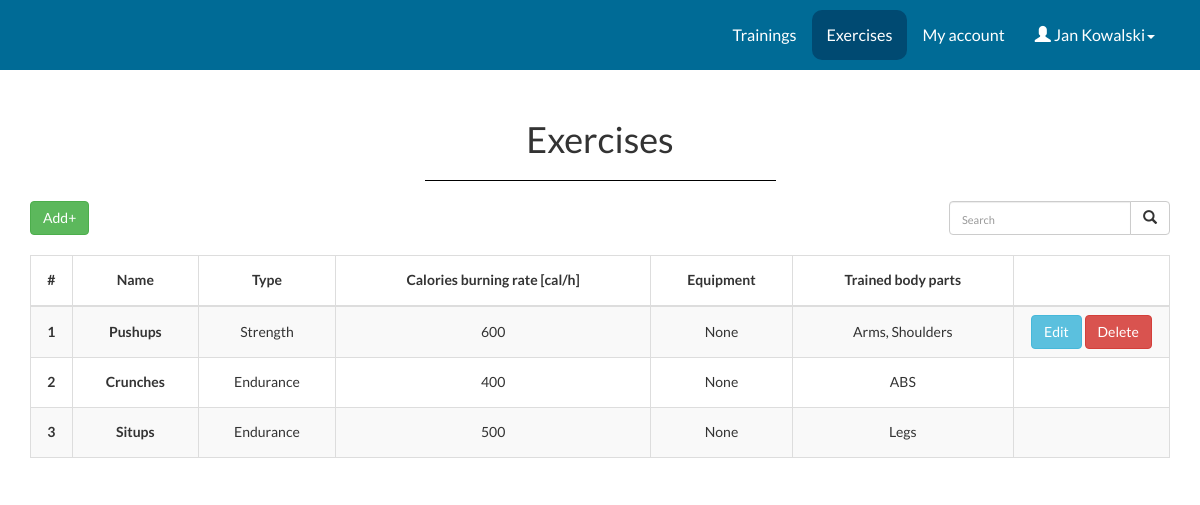
Screenshot of /exercises.php (signed in) with the database file from the repository.
### tables this page shows
CREATE TABLE Exercises
(
ID INTEGER NOT NULL AUTO_INCREMENT,
Name VARCHAR(20),
ID_Exercise_type INTEGER,
Calories_burning_rate INTEGER,
Equipment VARCHAR(100),
Permanent INTEGER,
ID_User INTEGER,
CONSTRAINT Exercises_PK PRIMARY KEY(ID),
CONSTRAINT Exercises_Name_User_ID_U UNIQUE (Name, ID_User),
CONSTRAINT EXercises_ID_Exercise_type FOREIGN KEY (ID_Exercise_type) REFERENCES Exercise_types(ID),
CONSTRAINT Exercises_ID_User FOREIGN KEY (ID_User) REFERENCES Users(ID)
);

CREATE TABLE Exercise_types
(
ID INTEGER NOT NULL AUTO_INCREMENT,
Name VARCHAR(50) NOT NULL,
CONSTRAINT Exercise_types_PK PRIMARY KEY (ID),
CONSTRAINT Exercise_types_Name_U UNIQUE (Name)
);

CREATE TABLE Body_parts
(
ID INTEGER NOT NULL AUTO_INCREMENT,
Name VARCHAR(30) NOT NULL,
CONSTRAINT Body_parts_PK PRIMARY KEY (ID),
CONSTRAINT Body_parts_Name_U UNIQUE (Name)
);

### exercises.php (the view, shortened to what this page needs)
<?php
$elements_on_page = 10;
if(isset($_GET['page']))
{
	$page = $_GET['page'];
}
else
{
	$page = 1;
}
?>
<!DOCTYPE html>
<html lang="en">
<head>
	<link rel="stylesheet" href="https://maxcdn.bootstrapcdn.com/bootstrap/3.3.7/css/bootstrap.min.css">
 	<link rel="stylesheet" type="text/css" href="main.css">
</head>
<body>
 <?php include 'topbar.php';?>
<div class="panel-heading">
   <div class="panel-title text-center">
      <h1 class="title">Exercises</h1>
    </div>
</div>
<div class = "container">
<div class="row">
	<div class="col-xs-6">
		<button type="button" id="myBtn" class="btn btn-success">Add+</button><br/><br/>
	</div>
	<div class="col-xs-6 text-right">
<form class="navbar-form" style="margin: 0; padding-right: 0;" method="post" action="search_exercises.php">
	<div class="input-group add-on" style="text-align: right;">
		<input class="form-control" placeholder="Search" name="srch-term" id="srch-term" type="text" >
		<div class="input-group-btn">
			<button class="btn btn-default" type="submit" style="position: static;"><i class="glyphicon glyphicon-search"></i></button>
		</div>
	</div>
</form>
	</div>
</div>
<table class="table table-striped table-bordered table-responsive" >
  <thead>
    <tr>
      <th style="vertical-align: middle;">#</th>
      <th style="vertical-align: middle;">Name</th>
      <th style="vertical-align: middle;">Type</th>
      <th style="vertical-align: middle;">Calories burning rate [cal/h]</th>
      <th style="vertical-align: middle;">Equipment</th>
      <th style="vertical-align: middle;">Trained body parts</th>
      <th class="buttons"></th>
    </tr>
  </thead>
  <tbody>
<?php
require_once "connect.php";
try
{
	$connection = new mysqli($host, $db_user, $db_password, $db_name);
	if ($connection->connect_errno!=0)
	{
		throw new Exception(mysqli_connect_errno());
	}
	else
	{
		$result = $connection->query("SELECT Exercises.ID, Exercises.Name, Exercise_types.Name as Type, Exercises.Calories_burning_rate, Exercises.Equipment, Exercises.Permanent, Exercises.ID_User FROM Exercises LEFT OUTER JOIN Exercise_types ON Exercises.ID_Exercise_type = Exercise_types.ID ORDER BY Exercises.Name");
		$i=1;
		while ($row = $result->fetch_assoc())
		{
			$id = $row['ID'];
			$name = $row['Name'];
			$type = $row['Type'];
			$calories_burning_rate = $row ['Calories_burning_rate'];
			$equipment = $row['Equipment'];
			$permanet = $row['Permanent'];
			$user = $row['ID_User'];
			if($permanet == 0 && $user == $_SESSION['id'])
			{
				if($i>($page-1)*$elements_on_page && $i<=($page-1)*$elements_on_page+$elements_on_page)
				{
					echo "<tr style = \"vertical-align: middle;\">
					      <th style=\"vertical-align:middle;\" scope=\"row\">".$i."</th>
					      <td style=\"vertical-align:middle;\"><strong>".$name."</strong></td>
					      <td style=\"vertical-align:middle;\">".$type."</td>
					      <td style=\"vertical-align:middle;\">".$calories_burning_rate."</td>
					      <td style=\"vertical-align:middle;\">".$equipment."</td>
					      <td style=\"vertical-align:middle;\">";
					$result2 = $connection->query("SELECT Body_parts.Name FROM Body_parts INNER JOIN Exercises_Body_parts ON Body_parts.ID = Exercises_Body_parts.ID_Body_parts INNER JOIN Exercises ON Exercises_Body_parts.ID_Exercises = Exercises.ID WHERE Exercises.ID = '$id'");
					$comma=0;
					while ($row = $result2->fetch_assoc())
					{
						$body_part = $row['Name'];
						if($comma == 0)
						{
							$comma = 1;
						}
						else
						{
							echo ", ";
						}
						echo $body_part;
					}
					echo "</td>
					<td  style=\"vertical-align:middle;\">";
					if($permanet != 1)
					{
						echo '<a href="exercise_edit.php?id='. $id .'" class="btn btn-info">Edit</a>   <a  class="btn btn-danger " onclick= " delete_ex(\''. $name .'\') " >Delete</a>';
					}
					echo "</td></tr>";
				}
				$i++;
			}
		}
		$result = $connection->query("SELECT Exercises.ID, Exercises.Name, Exercise_types.Name as Type, Exercises.Calories_burning_rate, Exercises.Equipment, Exercises.Permanent, Exercises.ID_User FROM Exercises LEFT OUTER JOIN Exercise_types ON Exercises.ID_Exercise_type = Exercise_types.ID ORDER BY Exercises.Name");
		while ($row = $result->fetch_assoc())
		{
			$id = $row['ID'];
			$name = $row['Name'];
			$type = $row['Type'];
			$calories_burning_rate = $row ['Calories_burning_rate'];
			$equipment = $row['Equipment'];
			$permanet = $row['Permanent'];
			if($permanet == 1 )
			{
				if($i>($page-1)*$elements_on_page && $i<=($page-1)*$elements_on_page+$elements_on_page)
				{
					echo "<tr style = \"vertical-align: middle;\">
					      <th style=\"vertical-align:middle;\" scope=\"row\">".$i."</th>
					      <td style=\"vertical-align:middle;\"><strong>".$name."</strong></td>
					      <td style=\"vertical-align:middle;\">".$type."</td>
					      <td style=\"vertical-align:middle;\">".$calories_burning_rate."</td>
					      <td style=\"vertical-align:middle;\">".$equipment."</td>
					      <td style=\"vertical-align:middle;\">";
					$result2 = $connection->query("SELECT Body_parts.Name FROM Body_parts INNER JOIN Exercises_Body_parts ON Body_parts.ID = Exercises_Body_parts.ID_Body_parts INNER JOIN Exercises ON Exercises_Body_parts.ID_Exercises = Exercises.ID WHERE Exercises.ID = '$id'");
					while ($row = $result2->fetch_assoc())
					{
						$body_part = $row['Name'];
						echo $body_part;
					}
					echo "</td>
					<td>";
					echo "</td></tr>";
				}
				$i++;
			}
		}
		echo "</tbody>
			</table>";
	}
}
catch(Exception $e)
{
	echo '<span style="color:red;">Server error</span>';
	echo '<br />Information for developers: '.$e;
}
?>
</div>
</body>
</html>

### topbar.php (shortened to what this page needs)
<nav class="navbar navbar-default">
  <div class="container">
    <div class="collapse navbar-collapse" id="bs-example-navbar-collapse-1">
    <ul class="nav navbar-nav navbar-right">
      <?php
      if($_SESSION['user_type'] == 1 || $_SESSION['user_type'] == 2)
      {
        echo "<li><a ";
        if($_SESSION['active_tab'] == "training")
          echo "class = \"active\" ";
        echo "href=\"training.php\">Trainings</a></li>";
      }
      if($_SESSION['user_type'] == 1 || $_SESSION['user_type'] == 2)
      {
        echo "<li><a ";
            if($_SESSION['active_tab'] == "exercises")  echo "class= \"active\"";
             echo " href=\"exercises.php\">Exercises</a></li>";
      }
      ?>
      <li>
        <a <?php if($_SESSION['active_tab'] == "account") echo "class= \"active\""; ?> href="change_account_data.php">My account</a>
      </li>
      <li class="dropdown">
          <a href="#" class="dropdown-toggle" data-toggle="dropdown" role="button" aria-haspopup="true" aria-expanded="false"><span class="glyphicon glyphicon-user" aria-hidden="true"></span> <?php echo $_SESSION["name"]." ".$_SESSION["surname"] ?><span class="caret"></span></a>
        </li>
    </ul>
    </div>
  </div>
</nav>

### main.css (style rules this page uses)
html, body { font-family: 'Lato', serif; background-color: #fff; }
.navbar-default { font-size: 1.15em; font-weight: 400; background-color: #006b96; padding: 10px; border: 0px; border-radius: 0px; }
.navbar-default .navbar-nav>li>a { color: white; }
.navbar-default .navbar-collapse, .navbar-default .navbar-form { border: none; }
input, input::-webkit-input-placeholder { font-size: 11px; padding-top: 3px; }
tr { height: 50px; }
th { text-align: center; margin-top: auto; margin-bottom: auto; vertical-align: middle; }
td { text-align: center; vertical-align: middle; margin-top: auto; margin-bottom: auto; }
.buttons { width: 156px; }
.active { background-color: #004a72; border-radius: 10px; }
.input-group-btn:last-child>.btn, .input-group-btn:last-child>.btn-group { z-index: none; margin-left: -1px; }
.input-group .form-control { position: static; }
.input-group-btn>.btn { position: static; }
.panel-heading { padding-bottom: 0; }

### rows the page displays
exercises: Name "Pushups", ID_Exercise_type.Name "Strength", Calories_burning_rate "600", Equipment "None"
body_parts: Name "Arms"
body_parts: Name "Shoulders"
exercises: Name "Crunches", ID_Exercise_type.Name "Endurance", Calories_burning_rate "400", Equipment "None"
body_parts: Name "ABS"
exercises: Name "Situps", ID_Exercise_type.Name "Endurance", Calories_burning_rate "500", Equipment "None"
body_parts: Name "Legs"

### other values shown
$_SESSION["name"] "Jan"
$_SESSION["surname"] "Kowalski"
